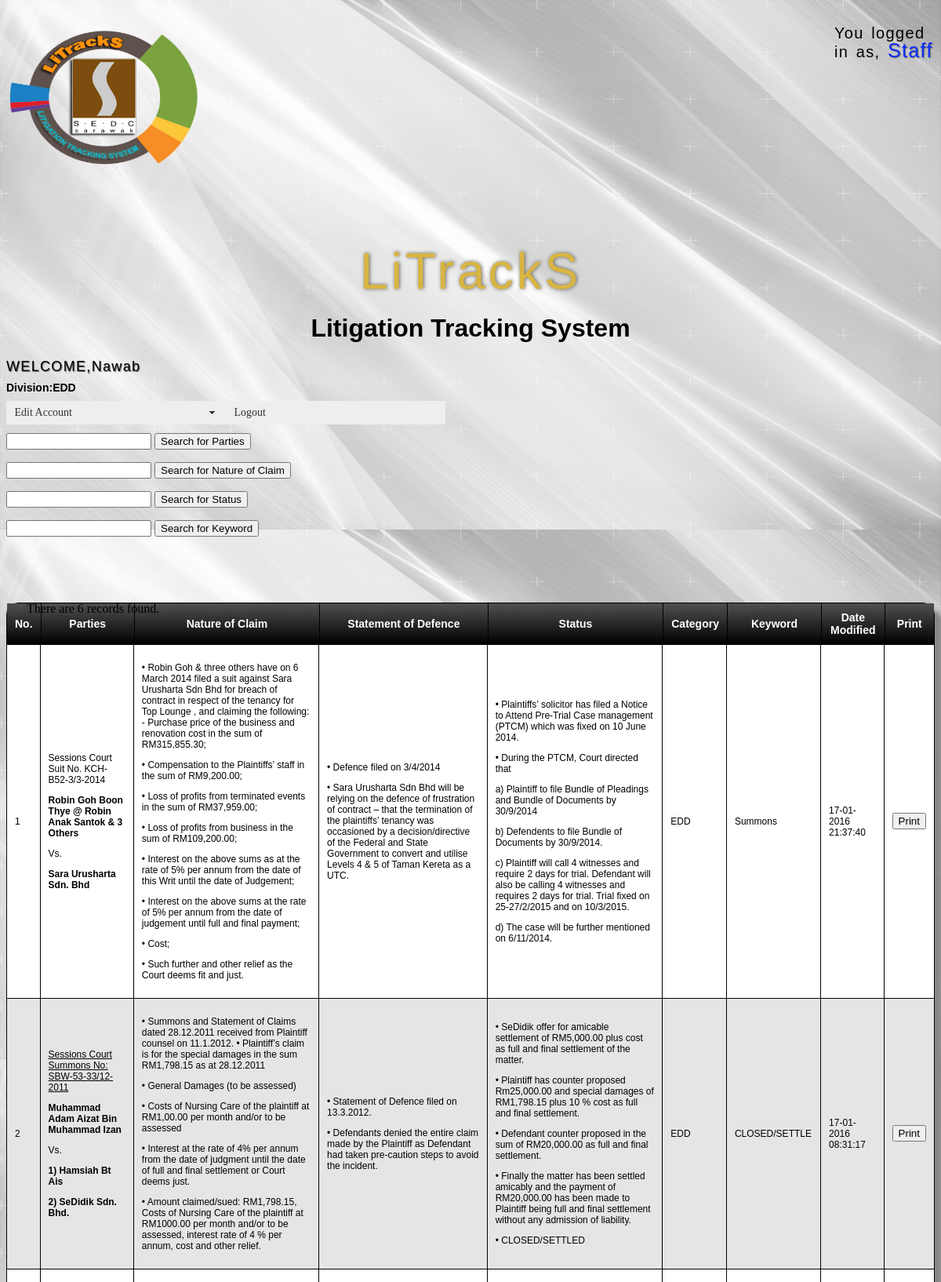
Screenshot of /page3.php?accesscheck=/page2.php (signed in, upper part) with the database file from the repository.
### tables this page shows
CREATE TABLE `information` (
  `ID` int(11) NOT NULL,
  `debtors` varchar(9999) NOT NULL,
  `nature` varchar(9999) NOT NULL,
  `statement` varchar(9999) NOT NULL,
  `status` varchar(9999) NOT NULL,
  `Category` varchar(255) NOT NULL,
  `Keyword` varchar(255) NOT NULL,
  `DateModify` datetime NOT NULL
);

### page3.php (the view, shortened to what this page needs)
<?php require_once('Connections/localhost.php'); ?>
<?php
$logoutAction = $_SERVER['PHP_SELF']."?doLogout=true";
if ((isset($_SERVER['QUERY_STRING'])) && ($_SERVER['QUERY_STRING'] != "")){
  $logoutAction .="&". htmlentities($_SERVER['QUERY_STRING']);
}
?>
<?php
$query_Recordset1 ="SELECT * FROM userinfo WHERE username='".$_SESSION['MM_Username']."'";
$Recordset1 = mysql_query($query_Recordset1, $localhost) or die(mysql_error());
$row_Recordset1 = mysql_fetch_assoc($Recordset1);
$maxRows_Recordset1 = 10;
$pageNum_Recordset1 = 0;
$startRow_Recordset1 = $pageNum_Recordset1 * $maxRows_Recordset1;
$maxRow=$pageNum_Recordset1 * $maxRows_Recordset1 + $maxRows_Recordset1;
$DisplayNumberRow=$startRow_Recordset1+1;
if($_SESSION['DIVISION']=='LAD'){
$query_Recordset1 = "SELECT * FROM information ORDER BY ID DESC ";
$query_limit_Recordset1 = sprintf("%s LIMIT %d, %d", $query_Recordset1,$startRow_Recordset1 , $maxRow);
$Recordset1 = mysql_query($query_limit_Recordset1, $localhost) or die(mysql_error());
$row_Recordset1 = mysql_fetch_assoc($Recordset1);
}else{
$query_Recordset1 = "SELECT * FROM information WHERE Category= '".$_SESSION['DIVISION']."' ORDER BY ID DESC";
$query_limit_Recordset1 = sprintf("%s LIMIT %d, %d", $query_Recordset1,$startRow_Recordset1 , $maxRow);
$Recordset1 = mysql_query($query_limit_Recordset1, $localhost) or die(mysql_error());
$row_Recordset1 = mysql_fetch_assoc($Recordset1);
}
if (isset($_GET['totalRows_Recordset1'])) {
  $totalRows_Recordset1 = $_GET['totalRows_Recordset1'];
} else {
  $all_Recordset1 = mysql_query($query_Recordset1);
  $totalRows_Recordset1 = mysql_num_rows($all_Recordset1);
}
?>
<!doctype html>
<html>
<head>
<link href="TableCSSCode.css" rel="stylesheet" type="text/css" >
<link href="print.css" rel="stylesheet" type="text/css" media="print">
<link href="tableDesign.css" rel="stylesheet" type="text/css">
<link href="SpryAssets/SpryMenuBarHorizontal.css" rel="stylesheet" type="text/css">
</head>
<body id="find">
<h1><img src="SEDC Logo - Copy.png" alt="sedclogo" width="249" height="210"></h1>
<p style="font-weight:normal;color:#000000;position: absolute; top: 12px; left: 1064px;letter-spacing:1pt;word-spacing:2pt;font-size:20px;text-align:left;font-family:arial black, sans-serif;line-height:1;">You logged in as, <span style="text-shadow:1px 1px 1px rgba(107,107,107,1);font-weight:normal;color:#0F2FFC;letter-spacing:1pt;word-spacing:2pt;font-size:25px;text-align:left;font-family:arial black, sans-serif;line-height:1;">Staff </span></p>
<p style="text-shadow:1px 1px 1px rgba(107,107,107,1);font-weight:normal;color:#0F2FFC;letter-spacing:1pt;word-spacing:2pt;font-size:25px;text-align:left;font-family:arial black, sans-serif;line-height:1;">&nbsp;</p>
<p style="text-shadow:1px 0px 5px rgba(97,94,82,1);font-weight:normal;color:#D9B541;letter-spacing:3pt;word-spacing:2pt;font-size:64px;text-align:center;font-family:impact, sans-serif;line-height:1;margin:0px;padding:0px;">                                     LiTrackS</p>
<h1 align="center" style="font-family: 'Lucida Sans Unicode', 'Lucida Grande', sans-serif"">Litigation Tracking System</h1>
<h1 align="left" style="font-family: 'Lucida Sans Unicode', 'Lucida Grande', sans-serif; font-size: 14px;""><span style="text-shadow:1px 1px 1px rgba(107,107,107,1);font-weight:normal;color:#000000;letter-spacing:1pt;word-spacing:2pt;font-size:18px;text-align:left;font-family:arial black, sans-serif;line-height:1;margin:0px;padding:0px;">WELCOME,<?PHP echo $_SESSION['MM_Username'];?> </span></h1>
<h1 align="left" style="font-family: 'Lucida Sans Unicode', 'Lucida Grande', sans-serif; font-size: 14px;"">Division:<?php echo $_SESSION['DIVISION']?></h1>
<ul id="MenuBar1" class="MenuBarHorizontal">
<li><a href="#" class="MenuBarItemSubmenu">Edit Account</a>
  </li>
  <li><a href="<?php echo $logoutAction ?>">Logout</a></li>
</ul>
<p align="left">&nbsp;</p>
<form action="searchdebtorsGuest.php" method="post">
  <p>
    <input name="find" type="text" id="buttonfind">
    <input type="submit" value="Search for Parties" id="buttonfind1">
  </p>
</form>
<form action="searchnatureGuest.php" method="post">
  <p>
    <input name="findnature" type="text" id="buttonfind1">
    <input type="submit" value="Search for Nature of Claim" id="buttonfind1">
</p>
</form>
<form action="searchstatusGuest.php" method="post">
  <p>
    <input name="findstatus" type="text" id="buttonfind3">
    <input type="submit" value="Search for Status" id="buttonfind2">
  </p>
</form>
<form action="searchkeywordGuest.php" method="post">
  <p>
    <input name="findKeyword" type="text" id="buttonfind8">
    <input type="submit" value="Search for Keyword" id="buttonfind9">
  </p>
</form>
<p>&nbsp;</p>
<p style="position: absolute; left: 34px; top: 751px;"> There are <?php echo $totalRows_Recordset1  ?> records found.</p>
<p>&nbsp;</p>
<table width="156%"  border="1" align="center" cellpadding="2" cellspacing="0" class="CSSTableGenerator">
  <tr style="background-color:#960;">
    <td ><strong>No.</strong></td>
    <td ><div align="center"><strong>Parties</strong></div></td>
    <td ><div align="center"><strong>Nature of Claim</strong></div></td>
    <td ><div align="center"><strong>Statement of Defence</strong></div></td>
    <td ><div align="center"><strong>Status</strong></div></td>
    <td ><div align="center">Category</div></td>
    <td ><div align="center">Keyword</div></td>
    <td ><div align="center">Date Modified</div></td>
    <td ><div align="center">Print</div></td>
  </tr><?php $no=1;?>
  <?php do { ?>
  <tr>
    <td><?php echo  $DisplayNumberRow++?></td>
    <td><?php echo $row_Recordset1['debtors']; ?></td>
    <td><?php echo $row_Recordset1['nature']; ?></td>
    <td><?php echo $row_Recordset1['statement']; ?></td>
    <td><?php echo $row_Recordset1['status']; ?></td>
    <td><?php echo $row_Recordset1['Category']; ?></td>
    <td><?php echo $row_Recordset1['Keyword']; ?></td>
    <td><?php echo date("d-m-Y",strtotime($row_Recordset1['DateModify']))?><br>
    <?php echo date("H:i:s",strtotime($row_Recordset1['DateModify']))?></td>
    <td><a href="PrintPage.php?variable=<?php  echo  $DisplayNumberRow-1;?>,<?php  echo  $row_Recordset1['ID'];?>">
      <input type="submit" name="button" id="button2" value="Print">
    </a></td>
    </tr>
  <?php } while ($row_Recordset1 = mysql_fetch_assoc($Recordset1)); ?>
</table>
</body>
</html>

### TableCSSCode.css (style rules this page uses)
.CSSTableGenerator { margin:0px;padding:0px; width:100%; box-shadow: 10px 10px 5px #888888; border:1px solid #000000; -moz-border-radius-bottomleft:15px; -webkit-border-bottom-left-radius:15px; border-bottom-left-radius:15px; -moz-border-radius-bottomright:15px; -webkit-border-bottom-right-radius:15px; border-bottom-right-radius:15px; -moz-border-radius-topright:15px; -webkit-border-top-right-radius:15px; border-top-right-radius:15px; -moz-border-radius-topleft:15px; -webkit-border-top-left-radius:15px; border-top-left-radius:15px; }
.CSSTableGenerator tr:nth-child(odd) { background-color:#e5e5e5; }
.CSSTableGenerator tr:nth-child(even) { background-color:#ffffff; }
.CSSTableGenerator td { vertical-align:middle; border:1px solid #000000; border-width:0px 1px 1px 0px; text-align:left; padding:10px; font-size:12px; font-family:Arial; font-weight:normal; color:#000000; }
.CSSTableGenerator tr td:last-child { border-width:0px 0px 1px 0px; }
.CSSTableGenerator tr:first-child td { background:-o-linear-gradient(bottom, #4c4c4c 5%, #000000 100%); background:-webkit-gradient( linear, left top, left bottom, color-stop(0.05, #4c4c4c), color-stop(1, #000000) ); background:-moz-linear-gradient( center top, #4c4c4c 5%, #000000 100% ); filter:progid:DXImageTransform.Microsoft.gradient(startColorstr="#4c4c4c", endColorstr="#000000"); background: -o-linear-gradient(top,#4c4c4c,000000); background-color:#4c4c4c; border:0px solid #000000; text-align:center; border-width:0px 0px 1px 1px; font-size:14px; font-family:Arial; font-weight:bold; color:#ffffff; }
.CSSTableGenerator tr:first-child td:first-child { border-width:0px 0px 1px 0px; }
.CSSTableGenerator tr:first-child td:last-child { border-width:0px 0px 1px 1px; }

### print.css (style rules this page uses)
td { font-size:12px; }
#buttonback, #buttonadd, #buttonprint, #button, #button2, #buttonfind, #buttonfind1, #buttonfind2, #button3, #buttonfind3, #button4, #button, #jumpMenu,#id1,#id2, #image1,#li1,#l2,#Category,#Modify { display:none; }
body:after { content: ; }

### SpryAssets/SpryMenuBarHorizontal.css (style rules this page uses)
ul.MenuBarHorizontal { margin: 0; padding: 0; list-style-type: none; font-size: 14px; cursor: default; width: auto; }
ul.MenuBarHorizontal li { margin: 0; padding: 0; list-style-type: none; font-size: 100%; position: relative; text-align: left; cursor: pointer; width: 20em; float: left; background-color: #F0F0F0; visibility: visible; }
ul.MenuBarHorizontal a { display: block; cursor: pointer; background-color: #EEE; padding: 0.5em 0.75em; color: #333; text-decoration: none; }
ul.MenuBarHorizontal a.MenuBarItemSubmenu { background-image: url(SpryMenuBarDown.gif); background-repeat: no-repeat; background-position: 95% 50%; }

### page3.php (style rules this page uses)
body { background-image: url(white-abstract-75-wallpaper-background-hd.jpg); background-size:contain; }

### rows the page displays
information: debtors "Sessions Court Suit No. KCH-B52-3/3-2014 Robin Goh Boon Thye @ Robin Anak Santok & 3 Others Vs. Sara Urusharta Sdn. Bhd", nature "• Robin Goh & three others have on 6 March 2014 filed a suit against Sara Urusharta Sdn Bhd for breach of contract in respect of the tenancy for Top Lounge , and claiming the following: - Purchase price of the business and renovation cost in the sum of RM315,855.30; • Compensation to the Plaintiffs’ staff in the sum of RM9,200.00; • Loss of profits from terminated events in the sum of RM37,959.00; • Loss of profits from business in the sum of RM109,200.00; • Interest on the above sums as at the rate of 5% per annum from the date of this Writ until the date of Judgement; • Interest on the above sums at the rate of 5% per annum from the date of judgement until full and final payment; • Cost;…", statement "• Defence filed on 3/4/2014 • Sara Urusharta Sdn Bhd will be relying on the defence of frustration of contract – that the termination of the plaintiffs’ tenancy was occasioned by a decision/directive of the Federal and State Government to convert and utilise Levels 4 & 5 of Taman Kereta as a UTC.", status "• Plaintiffs’ solicitor has filed a Notice to Attend Pre-Trial Case management (PTCM) which was fixed on 10 June 2014. • During the PTCM, Court directed that a) Plaintiff to file Bundle of Pleadings and Bundle of Documents by 30/9/2014 b) Defendents to file Bundle of Documents by 30/9/2014. c) Plaintiff will call 4 witnesses and require 2 days for trial. Defendant will also be calling 4 witnesses and requires 2 days for trial. Trial fixed on 25-27/2/2015 and on 10/3/2015. d) The case will be further mentioned on 6/11/2014.", Category "EDD", Keyword "Summons", DateModify "17-01-2016", DateModify "21:37:40"
information: debtors "Sessions Court Summons No: SBW-53-33/12-2011 Muhammad Adam Aizat Bin Muhammad Izan Vs. 1) Hamsiah Bt Ais 2) SeDidik Sdn. Bhd.", nature "• Summons and Statement of Claims dated 28.12.2011 received from Plaintiff counsel on 11.1.2012. • Plaintiff’s claim is for the special damages in the sum RM1,798.15 as at 28.12.2011 • General Damages (to be assessed) • Costs of Nursing Care of the plaintiff at RM1,00.00 per month and/or to be assessed • Interest at the rate of 4% per annum from the date of judgment until the date of full and final settlement or Court deems just. • Amount claimed/sued: RM1,798.15, Costs of Nursing Care of the plaintiff at RM1000.00 per month and/or to be assessed, interest rate of 4 % per annum, cost and other relief.", statement "• Statement of Defence filed on 13.3.2012. • Defendants denied the entire claim made by the Plaintiff as Defendant had taken pre-caution steps to avoid the incident.", status "• SeDidik offer for amicable settlement of RM5,000.00 plus cost as full and final settlement of the matter. • Plaintiff has counter proposed Rm25,000.00 and special damages of RM1,798.15 plus 10 % cost as full and final settlement. • Defendant counter proposed in the sum of RM20,000.00 as full and final settlement. • Finally the matter has been settled amicably and the payment of RM20,000.00 has been made to Plaintiff being full and final settlement without any admission of liability. • CLOSED/SETTLED", Category "EDD", Keyword "CLOSED/SETTLE", DateModify "17-01-2016", DateModify "08:31:17"

### other values shown
$_SESSION['MM_Username'] "Nawab"
$_SESSION['DIVISION'] "EDD"
$totalRows_Recordset1 "6"
